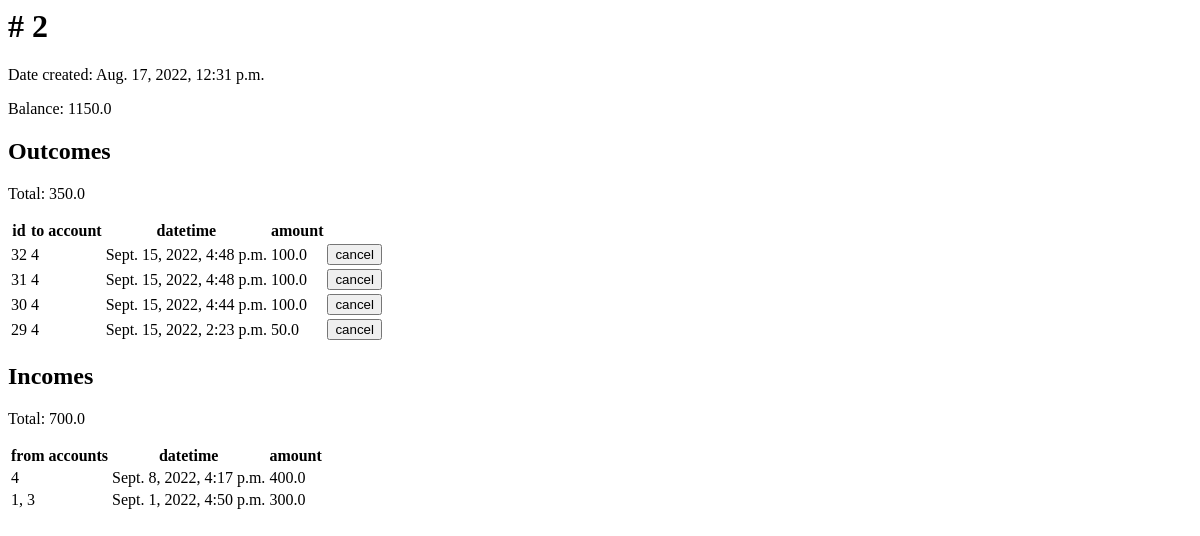
Before: /account/2/ (signed in) with the older database file.
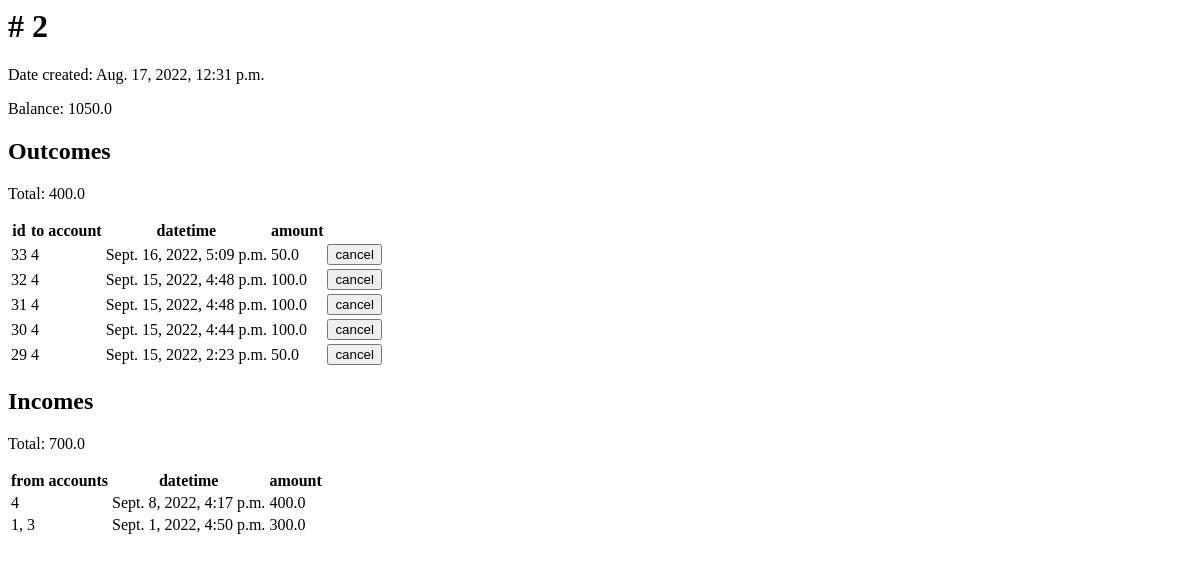
After: the same page with the newer database file.
### transactions/models.py (models this page shows, shortened)
class Account(models.Model):
    balance = models.FloatField(validators=[MinValueValidator(0)])
    user = models.ForeignKey(User, on_delete=models.CASCADE)
    created = models.DateTimeField(auto_now_add=True)
    transactions = models.ManyToManyField('self', through='Transaction')
    def __str__(self):
        return str(self.id)
    class Meta:
        verbose_name = 'Cчет'
        verbose_name_plural = 'Cчета'

class Transaction(models.Model):
    date_time = models.DateTimeField(auto_now_add=True)
    amount = models.FloatField(validators=[MinValueValidator(0)])
    from_accounts = models.ManyToManyField(Account, related_name='outcomes')
    to_account = models.ForeignKey(Account, on_delete=models.CASCADE, related_name='incomes')
    is_cancelled = models.BooleanField(default=False)
    class Meta:
        verbose_name = 'Транзакция'
        verbose_name_plural = 'Транзакции'

### transactions/views.py (the view)
# urls.py: path('account/<int:account_id>/', views.account, name='account'),
def account(request, account_id):
    if not request.user.account_set.filter(id=account_id).exists():
        return render(request, 'cancel.html', {'message': 'Access denied.' })
    account = Account.objects.prefetch_related(Prefetch('outcomes', Transaction.objects.annotate(outcome_amount=F('amount') / Count('from_accounts')))).get(id=account_id)
    outcomes = account.outcomes.order_by('-date_time')
    total_outcomes = outcomes.aggregate(Sum('outcome_amount'))['outcome_amount__sum']
    paginated_outcomes = paginate(request, outcomes, 'outcomes_page')
    incomes = account.incomes.order_by('-date_time')
    total_incomes = incomes.aggregate(Sum('amount'))['amount__sum']
    paginated_incomes = paginate(request, incomes, 'incomes_page')
    return render(request, 'account.html', {'account': account, 'outcomes': paginated_outcomes, 'total_outcomes': total_outcomes, 'incomes': paginated_incomes, 'total_incomes': total_incomes})

### transactions/views.py (called while the page is built)
def paginate(request, objects, url_param):
    paginator = Paginator(objects, 5)
    page_num = request.GET.get(url_param, 1)
    try:
        page = paginator.page(page_num)
    except EmptyPage:
        page = paginator.page(1)
    return page

### transactions/templates/account.html (shortened to what this page needs)
<h1># {{ account.id }}</h1>
<p>Date created: {{ account.created }}</p>
<p>Balance: {{ account.balance }}</p>
<h2>Outcomes</h2>
<p>Total: {{ total_outcomes }}</p>
<table class="table">
    <thead>
        <tr>
            <th>id</th>
            <th>to account</th>
            <th>datetime</th>
            <th>amount</th>
        </tr>
    </thead>
    <tbody>
            {% for x in outcomes %}
            <form action="{% url 'cancel_transaction' %}" method="POST">
                <tr>
                    <td>{{ x.id }}</td>
                    <td>{{ x.to_account }}</td>
                    <td>{{ x.date_time }}</td>
                    <td>{{ x.outcome_amount }}</td>
                    <td><input type="submit" value="cancel"></td>
                </tr>
            </form>
            {% endfor %}
    </tbody>
</table>
<h2>Incomes</h2>
<p>Total: {{ total_incomes }}</p>
<table class="table">
    <thead>
        <tr>
            <th>from accounts</th>
            <th>datetime</th>
            <th>amount</th>
        </tr>
    </thead>
    <tbody>
        {% for x in incomes %}
            <tr>
                <td>{{ x.from_accounts.all|join:', ' }}</td>
                <td>{{ x.date_time }}</td>
                <td>{{ x.amount }}</td>
            </tr>
        {% endfor %}
    </tbody>
</table>

Changed rows visible on the page:
changed Account id 2: balance "1150.0" → "1050.0"
added Transaction: id "33", to_account "4", date_time "Sept. 16, 2022, 5:09 p.m.", outcome_amount "50.0", shown under "Outcomes"
Other visible differences:
{{ total_outcomes }}: "350.0" → "400.0"
